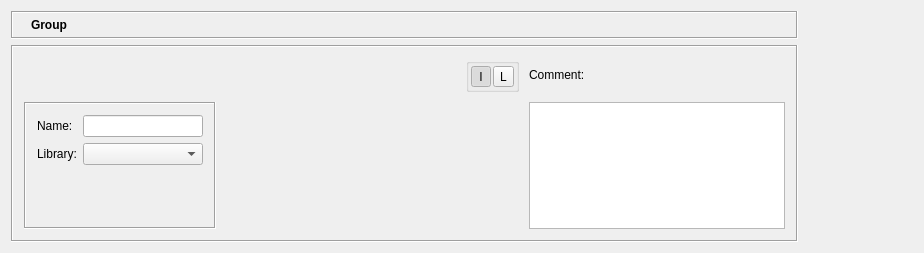
<ui version="4.0" >
 <class>GroupObjectDialog_q</class>
 <widget class="QWidget" name="GroupObjectDialog_q" >
  <property name="enabled" >
   <bool>true</bool>
  </property>
  <property name="geometry" >
   <rect>
    <x>0</x>
    <y>0</y>
    <width>924</width>
    <height>253</height>
   </rect>
  </property>
  <property name="sizePolicy" >
   <sizepolicy>
    <hsizetype>1</hsizetype>
    <vsizetype>5</vsizetype>
    <horstretch>0</horstretch>
    <verstretch>0</verstretch>
   </sizepolicy>
  </property>
  <property name="windowTitle" >
   <string>Group</string>
  </property>
  <layout class="QGridLayout" >
   <property name="margin" >
    <number>11</number>
   </property>
   <property name="spacing" >
    <number>6</number>
   </property>
   <item row="0" column="0" >
    <layout class="QVBoxLayout" >
     <property name="margin" >
      <number>0</number>
     </property>
     <property name="spacing" >
      <number>6</number>
     </property>
     <item>
      <widget class="QFrame" name="frame3" >
       <property name="sizePolicy" >
        <sizepolicy>
         <hsizetype>5</hsizetype>
         <vsizetype>0</vsizetype>
         <horstretch>0</horstretch>
         <verstretch>0</verstretch>
        </sizepolicy>
       </property>
       <property name="frameShape" >
        <enum>QFrame::Box</enum>
       </property>
       <property name="frameShadow" >
        <enum>QFrame::Sunken</enum>
       </property>
       <layout class="QGridLayout" >
        <property name="margin" >
         <number>5</number>
        </property>
        <property name="spacing" >
         <number>6</number>
        </property>
        <item row="0" column="1" >
         <widget class="QLabel" name="editorTitle" >
          <property name="font" >
           <font>
            <weight>75</weight>
            <bold>true</bold>
           </font>
          </property>
          <property name="text" >
           <string>Group</string>
          </property>
          <property name="wordWrap" >
           <bool>false</bool>
          </property>
         </widget>
        </item>
        <item row="0" column="0" >
         <widget class="QLabel" name="pixmapLabel1" >
          <property name="sizePolicy" >
           <sizepolicy>
            <hsizetype>0</hsizetype>
            <vsizetype>0</vsizetype>
            <horstretch>0</horstretch>
            <verstretch>0</verstretch>
           </sizepolicy>
          </property>
          <property name="pixmap" >
           <pixmap/>
          </property>
          <property name="scaledContents" >
           <bool>true</bool>
          </property>
          <property name="wordWrap" >
           <bool>false</bool>
          </property>
         </widget>
        </item>
       </layout>
      </widget>
     </item>
     <item>
      <widget class="QFrame" name="frame16" >
       <property name="sizePolicy" >
        <sizepolicy>
         <hsizetype>7</hsizetype>
         <vsizetype>7</vsizetype>
         <horstretch>0</horstretch>
         <verstretch>0</verstretch>
        </sizepolicy>
       </property>
       <property name="frameShape" >
        <enum>QFrame::Box</enum>
       </property>
       <property name="frameShadow" >
        <enum>QFrame::Sunken</enum>
       </property>
       <layout class="QGridLayout" >
        <property name="margin" >
         <number>11</number>
        </property>
        <property name="spacing" >
         <number>10</number>
        </property>
        <item row="0" column="3" >
         <widget class="QLabel" name="textLabel2" >
          <property name="text" >
           <string>Comment:</string>
          </property>
          <property name="wordWrap" >
           <bool>false</bool>
          </property>
         </widget>
        </item>
        <item row="0" column="2" >
         <widget class="QGroupBox" name="buttonGroup2" >
          <layout class="QGridLayout" >
           <property name="margin" >
            <number>2</number>
           </property>
           <property name="spacing" >
            <number>2</number>
           </property>
           <item row="0" column="0" >
            <widget class="QToolButton" name="iconViewBtn" >
             <property name="sizePolicy" >
              <sizepolicy>
               <hsizetype>0</hsizetype>
               <vsizetype>5</vsizetype>
               <horstretch>0</horstretch>
               <verstretch>0</verstretch>
              </sizepolicy>
             </property>
             <property name="minimumSize" >
              <size>
               <width>20</width>
               <height>0</height>
              </size>
             </property>
             <property name="text" >
              <string>I</string>
             </property>
             <property name="checkable" >
              <bool>true</bool>
             </property>
             <property name="checked" >
              <bool>true</bool>
             </property>
             <property name="autoExclusive" >
              <bool>true</bool>
             </property>
             <property name="autoRaise" >
              <bool>false</bool>
             </property>
            </widget>
           </item>
           <item row="0" column="1" >
            <widget class="QToolButton" name="listViewBtn" >
             <property name="sizePolicy" >
              <sizepolicy>
               <hsizetype>0</hsizetype>
               <vsizetype>5</vsizetype>
               <horstretch>0</horstretch>
               <verstretch>0</verstretch>
              </sizepolicy>
             </property>
             <property name="minimumSize" >
              <size>
               <width>20</width>
               <height>0</height>
              </size>
             </property>
             <property name="text" >
              <string>L</string>
             </property>
             <property name="checkable" >
              <bool>true</bool>
             </property>
             <property name="autoExclusive" >
              <bool>true</bool>
             </property>
             <property name="autoRepeatInterval" >
              <number>100</number>
             </property>
             <property name="autoRaise" >
              <bool>false</bool>
             </property>
            </widget>
           </item>
          </layout>
         </widget>
        </item>
        <item row="0" column="1" >
         <spacer>
          <property name="orientation" >
           <enum>Qt::Horizontal</enum>
          </property>
          <property name="sizeType" >
           <enum>QSizePolicy::Expanding</enum>
          </property>
          <property name="sizeHint" >
           <size>
            <width>230</width>
            <height>20</height>
           </size>
          </property>
         </spacer>
        </item>
        <item row="1" column="3" >
         <widget class="QTextEdit" name="comment" >
          <property name="sizePolicy" >
           <sizepolicy>
            <hsizetype>5</hsizetype>
            <vsizetype>7</vsizetype>
            <horstretch>0</horstretch>
            <verstretch>0</verstretch>
           </sizepolicy>
          </property>
          <property name="minimumSize" >
           <size>
            <width>200</width>
            <height>0</height>
           </size>
          </property>
          <property name="tabChangesFocus" >
           <bool>true</bool>
          </property>
         </widget>
        </item>
        <item row="1" column="1" colspan="2" >
         <widget class="QStackedWidget" name="objectViewsStack" >
          <property name="sizePolicy" >
           <sizepolicy>
            <hsizetype>5</hsizetype>
            <vsizetype>7</vsizetype>
            <horstretch>0</horstretch>
            <verstretch>0</verstretch>
           </sizepolicy>
          </property>
          <property name="minimumSize" >
           <size>
            <width>250</width>
            <height>100</height>
           </size>
          </property>
          <property name="acceptDrops" >
           <bool>true</bool>
          </property>
          <widget class="QWidget" name="WStackPage" />
         </widget>
        </item>
        <item row="1" column="0" >
         <widget class="QFrame" name="frame7" >
          <property name="frameShape" >
           <enum>QFrame::Box</enum>
          </property>
          <property name="frameShadow" >
           <enum>QFrame::Sunken</enum>
          </property>
          <layout class="QGridLayout" >
           <property name="margin" >
            <number>11</number>
           </property>
           <property name="spacing" >
            <number>6</number>
           </property>
           <item row="2" column="1" >
            <spacer>
             <property name="orientation" >
              <enum>Qt::Vertical</enum>
             </property>
             <property name="sizeType" >
              <enum>QSizePolicy::Expanding</enum>
             </property>
             <property name="sizeHint" >
              <size>
               <width>20</width>
               <height>31</height>
              </size>
             </property>
            </spacer>
           </item>
           <item row="1" column="0" >
            <widget class="QLabel" name="textLabel1_2" >
             <property name="text" >
              <string>Library:</string>
             </property>
             <property name="wordWrap" >
              <bool>false</bool>
             </property>
            </widget>
           </item>
           <item row="0" column="1" >
            <widget class="QLineEdit" name="obj_name" >
             <property name="sizePolicy" >
              <sizepolicy>
               <hsizetype>5</hsizetype>
               <vsizetype>0</vsizetype>
               <horstretch>0</horstretch>
               <verstretch>0</verstretch>
              </sizepolicy>
             </property>
             <property name="minimumSize" >
              <size>
               <width>120</width>
               <height>0</height>
              </size>
             </property>
             <property name="cursor" >
              <cursor>0</cursor>
             </property>
            </widget>
           </item>
           <item row="1" column="1" >
            <widget class="QComboBox" name="libs" >
             <property name="sizePolicy" >
              <sizepolicy>
               <hsizetype>5</hsizetype>
               <vsizetype>0</vsizetype>
               <horstretch>0</horstretch>
               <verstretch>0</verstretch>
              </sizepolicy>
             </property>
             <property name="minimumSize" >
              <size>
               <width>120</width>
               <height>0</height>
              </size>
             </property>
            </widget>
           </item>
           <item row="0" column="0" >
            <widget class="QLabel" name="textLabel1" >
             <property name="text" >
              <string>Name:</string>
             </property>
             <property name="wordWrap" >
              <bool>false</bool>
             </property>
            </widget>
           </item>
          </layout>
         </widget>
        </item>
       </layout>
      </widget>
     </item>
    </layout>
   </item>
   <item row="0" column="1" >
    <spacer>
     <property name="orientation" >
      <enum>Qt::Horizontal</enum>
     </property>
     <property name="sizeType" >
      <enum>QSizePolicy::Expanding</enum>
     </property>
     <property name="sizeHint" >
      <size>
       <width>40</width>
       <height>20</height>
      </size>
     </property>
    </spacer>
   </item>
  </layout>
 </widget>
 <layoutdefault spacing="6" margin="11" />
 <tabstops>
  <tabstop>obj_name</tabstop>
  <tabstop>libs</tabstop>
  <tabstop>comment</tabstop>
 </tabstops>
 <includes>
  <include location="local" >ObjectListView.h</include>
 </includes>
 <resources/>
 <connections>
  <connection>
   <sender>obj_name</sender>
   <signal>textChanged(QString)</signal>
   <receiver>GroupObjectDialog_q</receiver>
   <slot>changed()</slot>
   <hints>
    <hint type="sourcelabel" >
     <x>20</x>
     <y>20</y>
    </hint>
    <hint type="destinationlabel" >
     <x>20</x>
     <y>20</y>
    </hint>
   </hints>
  </connection>
  <connection>
   <sender>comment</sender>
   <signal>textChanged()</signal>
   <receiver>GroupObjectDialog_q</receiver>
   <slot>changed()</slot>
   <hints>
    <hint type="sourcelabel" >
     <x>20</x>
     <y>20</y>
    </hint>
    <hint type="destinationlabel" >
     <x>20</x>
     <y>20</y>
    </hint>
   </hints>
  </connection>
  <connection>
   <sender>libs</sender>
   <signal>activated(int)</signal>
   <receiver>GroupObjectDialog_q</receiver>
   <slot>libChanged()</slot>
   <hints>
    <hint type="sourcelabel" >
     <x>20</x>
     <y>20</y>
    </hint>
    <hint type="destinationlabel" >
     <x>20</x>
     <y>20</y>
    </hint>
   </hints>
  </connection>
  <connection>
   <sender>iconViewBtn</sender>
   <signal>clicked()</signal>
   <receiver>GroupObjectDialog_q</receiver>
   <slot>switchToIconView()</slot>
   <hints>
    <hint type="sourcelabel" >
     <x>20</x>
     <y>20</y>
    </hint>
    <hint type="destinationlabel" >
     <x>20</x>
     <y>20</y>
    </hint>
   </hints>
  </connection>
  <connection>
   <sender>listViewBtn</sender>
   <signal>clicked()</signal>
   <receiver>GroupObjectDialog_q</receiver>
   <slot>switchToListView()</slot>
   <hints>
    <hint type="sourcelabel" >
     <x>20</x>
     <y>20</y>
    </hint>
    <hint type="destinationlabel" >
     <x>20</x>
     <y>20</y>
    </hint>
   </hints>
  </connection>
 </connections>
</ui>
